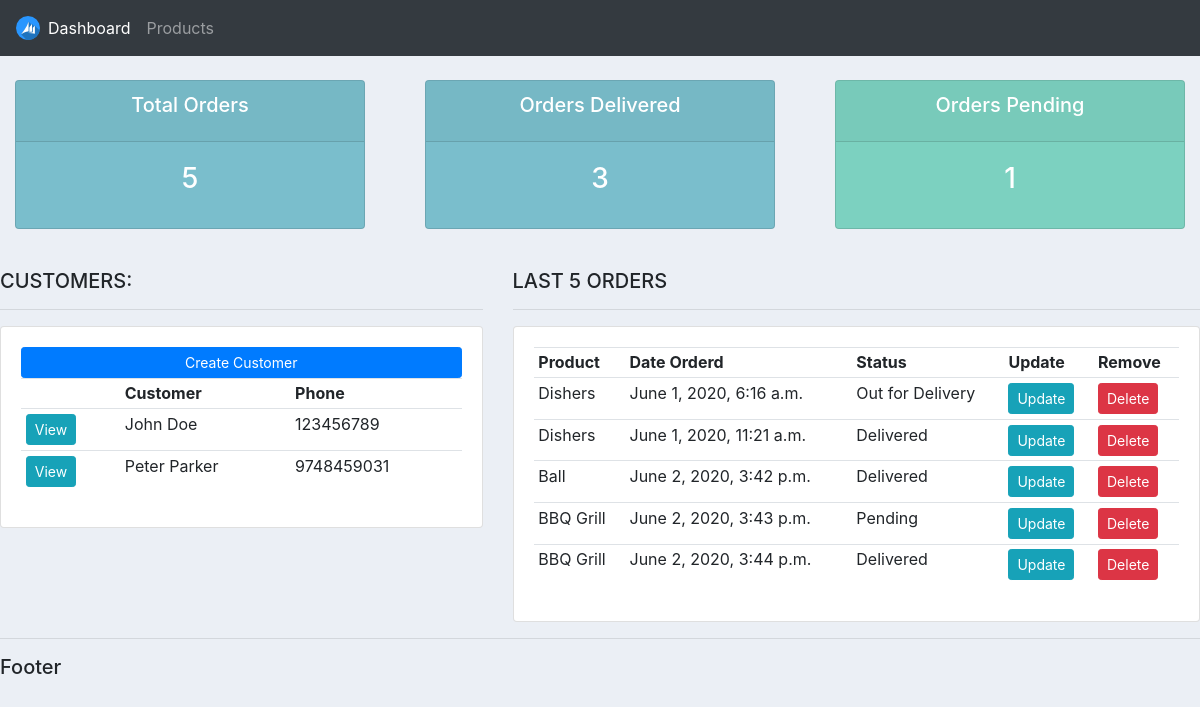
The app's page /, older data.
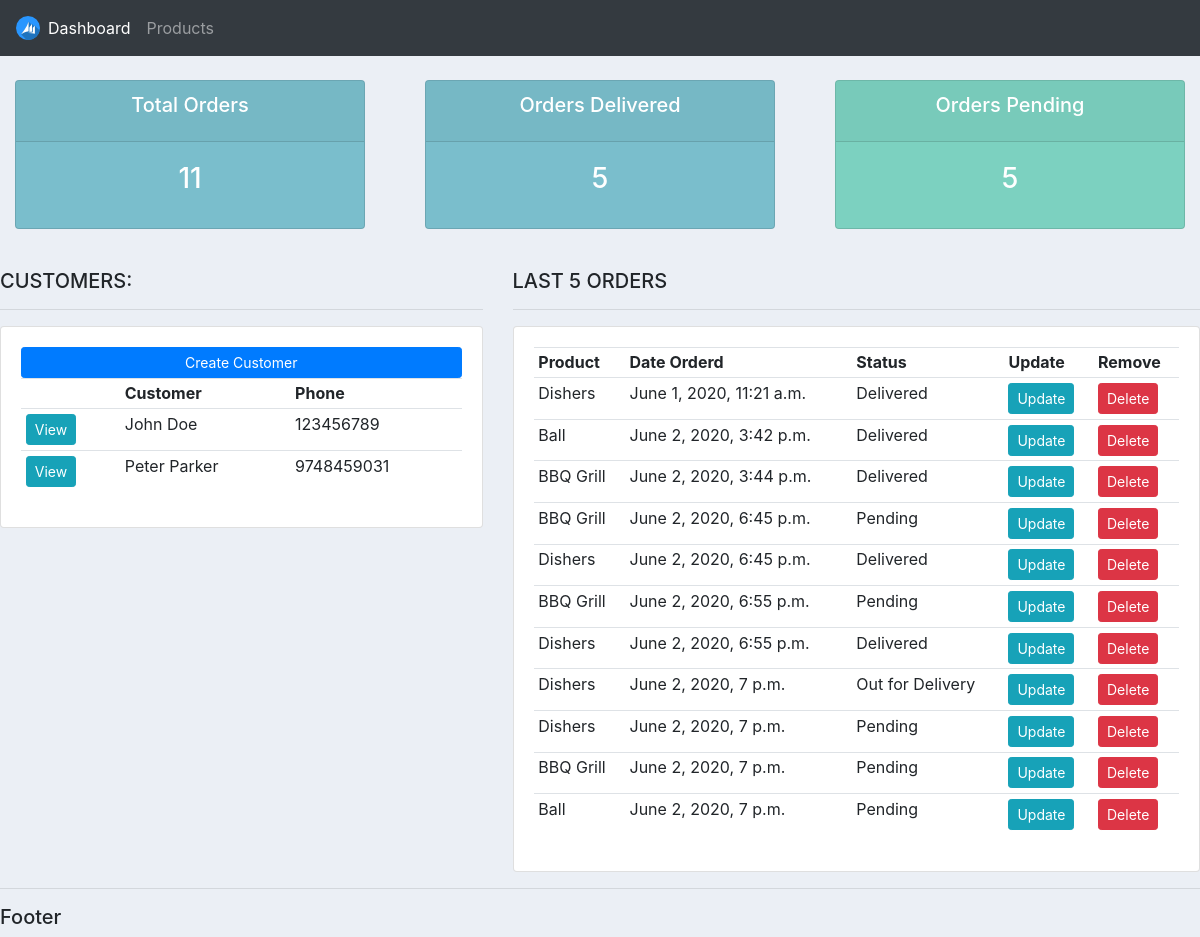
The same page, newer data.
### accounts/models.py (models this page shows, shortened)
class Customer(models.Model):
    name    = models.CharField(max_length=200,null=True)
    phone   = models.CharField(max_length=200,null=True)
    email   = models.CharField(max_length=200,null=True)
    date_created = models.DateTimeField(auto_now_add=True)

class Order(models.Model):
    STATUS = (
            ('Pending','Pending'),
            ('Out for Delivery','Out for Delivery'),
            ('Delivered','Delivered'),
            )
    customer = models.ForeignKey(Customer,null=True,on_delete=models.SET_NULL)
    product  = models.ForeignKey(Product,null=True,on_delete=models.SET_NULL)
    date_created = models.DateTimeField(auto_now_add=True,null=True)
    status       = models.CharField(max_length=200,null=True,choices=STATUS)
    note         = models.CharField(max_length=1000,null=True)

class Product(models.Model):
    CATEGORY = (
            ('Indoor','Indoor'),
            ('Out Door','Out Door'),
            )
    name        = models.CharField(max_length=200,null=True)
    price       = models.FloatField(null=True)
    category    = models.CharField(max_length=200,null=True,choices=CATEGORY)
    description = models.CharField(max_length=200,null=True,blank=True)
    date_created= models.DateTimeField(auto_now_add=True,null=True)
    tags = models.ManyToManyField(Tag)
    def __str__(self):
        return self.name

### accounts/views.py (the view)
# urls.py: 2. Add a URL to urlpatterns:  path('', views.home, name='home')
def home(request):
    order = Order.objects.all()
    customers = Customer.objects.all()
    total_customers = customers.count()
    total_orders = order.count()
    delivered = Order.objects.all().filter(status='Delivered').count()
    pending   = order.filter(status='Pending').count()
    context = {'orders':order,'customers':customers,'total_customers':total_customers,'total_orders':total_orders,
        'Delivered':delivered,'Pending':pending
    }
    template_name='accounts/dashboard.html'
    return render(request,template_name,context)

### accounts/templates/accounts/dashboard.html
{%  extends 'accounts/main.html' %}
{% block content %}
{%  include 'accounts/status.html' %}
<br>
<div class="row">
	<div class="col-md-5">
		<h5>CUSTOMERS:</h5>
		<hr>
		<div class="card card-body">
			<a class="btn btn-primary  btn-sm btn-block" href="">Create Customer</a>
			<table class="table table-sm">
				<tr>
					<th></th>
					<th>Customer</th>
					<th>Phone</th>
				</tr>
				{% for customer in customers %}
					<tr>
						<td><a class="btn btn-sm btn-info" href="{% url 'customer' customer.id %}">View</a></td>
						<td>{{customer.name}}</td>
						<td>{{customer.phone}}</td>
					</tr>
				{% endfor %}
			</table>
		</div>
	</div>
	<div class="col-md-7">
		<h5>LAST 5 ORDERS</h5>
		<hr>
		<div class="card card-body">
			<table class="table table-sm">
				<tr>
					<th>Product</th>
					<th>Date Orderd</th>
					<th>Status</th>
					<th>Update</th>
					<th>Remove</th>
				</tr>
				{% for order in orders %}
					<tr>
						<td>{{order.product}}</td>
						<td>{{order.date_created}}</td>
						<td>{{order.status}}</td>
						<td><a class="btn btn-sm btn-info" href="{% url 'update_order' order.id %}">Update</a></td>
						<td><a class="btn btn-sm btn-danger" href="{% url 'delete_order' order.id %}">Delete</a></td>
					</tr>
				{% endfor %}
			</table>
		</div>
	</div>
</div>
{% endblock %}

### accounts/templates/accounts/main.html (shortened to what this page needs)
{% load static %}
<html>
    <head>
        <link rel="stylesheet" href="https://maxcdn.bootstrapcdn.com/bootstrap/4.0.0/css/bootstrap.min.css">
        <link rel="stylesheet" type="text/css" href="{% static '/css/main.css' %}">
    </head>
    <body>
        {% include 'accounts/navbar.html'%}
        {% block content %}
        {% endblock %}
        <hr>
        <h5>Footer</h5>
    </body>
</html>

### accounts/templates/accounts/navbar.html (shortened to what this page needs)
{% load static %}
<nav class="navbar navbar-expand-lg navbar-dark bg-dark">
    <img src="{% static 'images/crm.png' %}">
    <div class="collapse navbar-collapse" id="navbarNav">
      <ul class="navbar-nav">
        <li class="nav-item active">
          <a class="nav-link" href="{% url 'home' %}">Dashboard </a>
        </li>
        <li class="nav-item">
          <a class="nav-link" href="{% url 'products' %}">Products</a>
        </li>
      </ul>
    </div>
  </nav>

### accounts/templates/accounts/status.html
<br>
<div class="row">
    <div class="col">
        <div class="col-md">
            <div class="card text-center text-white mb-3" id="total-orders">
                <div class="card-header">
                    <h5 class="card-title">Total Orders</h5>
                </div>
                <div class="card-body">
                    <h3 class="card-title">{{ total_orders }}</h3>
                </div>
            </div>
        </div>
    </div>
    <div class="col">
        <div class="col-md">
            <div class="card text-center text-white mb-3" id="orders-delivered">
                <div class="card-header">
                    <h5 class="card-title">Orders Delivered</h5>
                </div>
                <div class="card-body">
                    <h3 class="card-title">{{ Delivered }}</h3>
                </div>
            </div>
        </div>
    </div>
    <div class="col">
        <div class="col-md">
            <div class="card text-center text-white mb-3" id="orders-pending">
                <div class="card-header">
                    <h5 class="card-title">Orders Pending</h5>
                </div>
                <div class="card-body">
                    <h3 class="card-title">{{ Pending }}</h3>
                </div>
            </div>
        </div>
    </div>
</div>

### static/css/main.css (style rules this page uses)
body { background-color:#ebeff5; }
#total-orders { background-color: #7abecc; }
#orders-delivered { background-color: #7abecc; }
#orders-pending { background-color: #7CD1C0; }

Row changes from the older to the newer data that the page shows:
removed Order: product "Dishers", date_created "June 1, 2020, 6:16 a.m.", status "Out for Delivery"
removed Order: product "BBQ Grill", date_created "June 2, 2020, 3:43 p.m.", status "Pending"
added Order: product "BBQ Grill", date_created "June 2, 2020, 6:45 p.m.", status "Pending"
added Order: product "Dishers", date_created "June 2, 2020, 6:45 p.m.", status "Delivered"
added Order: product "BBQ Grill", date_created "June 2, 2020, 6:55 p.m.", status "Pending"
added Order: product "Dishers", date_created "June 2, 2020, 6:55 p.m.", status "Delivered"
added Order: product "Dishers", date_created "June 2, 2020, 7 p.m.", status "Out for Delivery"
added Order: product "Dishers", date_created "June 2, 2020, 7 p.m.", status "Pending"
added Order: product "BBQ Grill", date_created "June 2, 2020, 7 p.m.", status "Pending"
added Order: product "Ball", date_created "June 2, 2020, 7 p.m.", status "Pending"
Text that changed along with them:
{{ total_orders }}: "5" → "11"
{{ Delivered }}: "3" → "5"
{{ Pending }}: "1" → "5"
